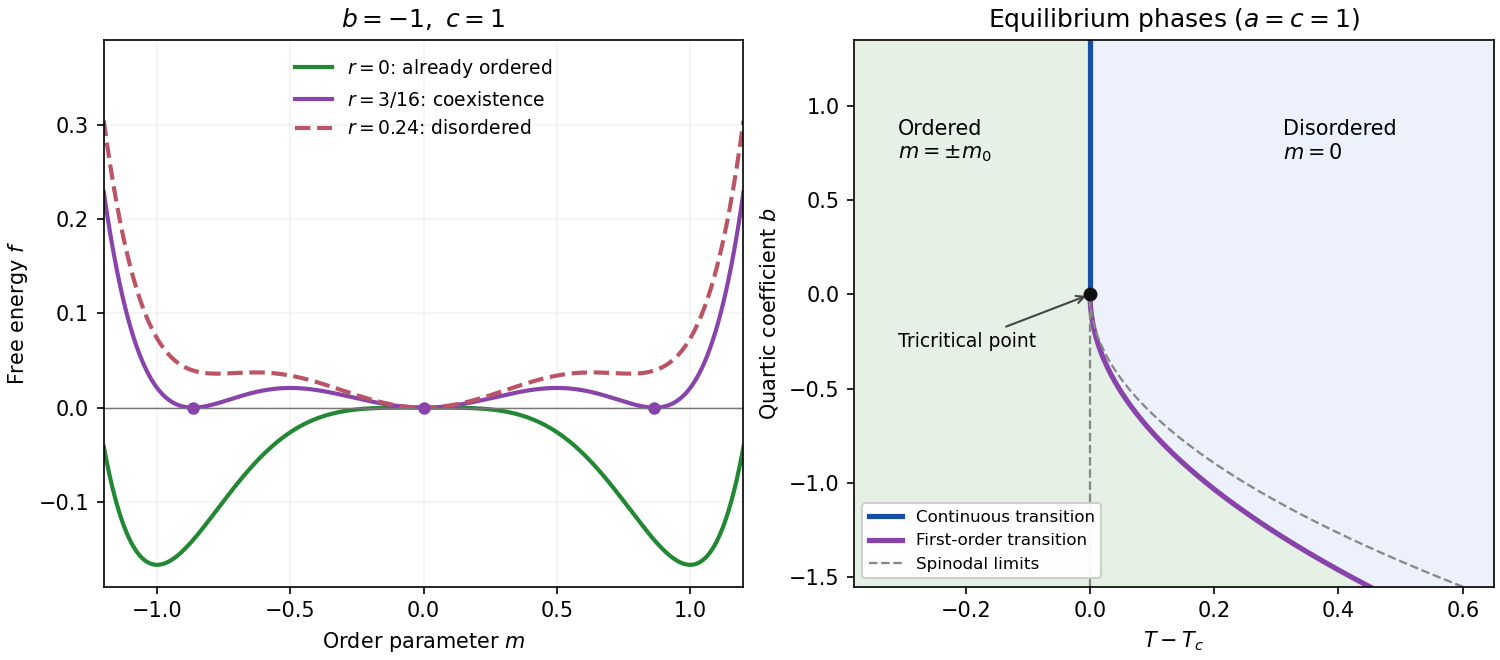

Source code (Python):
"""Original sextic Landau plots. Save the PNG in the working directory."""
from pathlib import Path
import matplotlib
matplotlib.use("Agg")
import matplotlib.pyplot as plt
import numpy as np


def main():
    fig, (ax, phase) = plt.subplots(1, 2, figsize=(10, 4.4), layout="constrained")
    fig.patch.set_facecolor("white")
    m = np.linspace(-1.2, 1.2, 1001)
    for r, color, style, label in [
        (0, "#228833", "-", r"$r=0$: already ordered"),
        (3/16, "#8844aa", "-", r"$r=3/16$: coexistence"),
        (0.24, "#bb5566", "--", r"$r=0.24$: disordered"),
    ]:
        ax.plot(m, r*m*m - m**4/2 + m**6/3, color=color, ls=style, lw=2, label=label)
    ax.axhline(0, lw=0.7, color="#777777")
    ax.scatter([-np.sqrt(3)/2, 0, np.sqrt(3)/2], [0, 0, 0], color="#8844aa", s=25, zorder=4)
    ax.set(xlabel=r"Order parameter $m$", ylabel=r"Free energy $f$",
           title=r"$b=-1,\ c=1$", xlim=(-1.2, 1.2), ylim=(-0.19, 0.39))
    ax.legend(loc="upper center", fontsize=9, frameon=False)
    ax.grid(alpha=0.15)

    b = np.linspace(-1.55, 1.35, 800)
    boundary = np.where(b < 0, 3*b*b/16, 0)
    phase.fill_betweenx(b, -0.38, boundary, color="#e5f1e5")
    phase.fill_betweenx(b, boundary, 0.65, color="#edf1fb")
    neg = b[b <= 0]
    phase.plot(np.zeros(250), np.linspace(0, 1.35, 250), color="#174ea6", lw=2.5,
               label="Continuous transition")
    phase.plot(3*neg*neg/16, neg, color="#8844aa", lw=2.5,
               label="First-order transition")
    phase.plot(np.zeros_like(neg), neg, "--", color="#888888", lw=1.1)
    phase.plot(neg*neg/4, neg, "--", color="#888888", lw=1.1, label="Spinodal limits")
    phase.scatter([0], [0], color="#111111", s=32, zorder=5)
    phase.annotate("Tricritical point", xy=(0, 0), xytext=(-0.31, -0.28),
                   fontsize=9, arrowprops={"arrowstyle": "->", "color": "#444444"})
    phase.text(-0.31, 0.72, "Ordered\n" + r"$m=\pm m_0$", fontsize=10)
    phase.text(0.31, 0.72, "Disordered\n" + r"$m=0$", fontsize=10)
    phase.set(xlim=(-0.38, 0.65), ylim=(-1.55, 1.35), xlabel=r"$T-T_c$",
              ylabel=r"Quartic coefficient $b$", title=r"Equilibrium phases ($a=c=1$)")
    phase.legend(loc="lower left", fontsize=8, frameon=True, facecolor="white", framealpha=0.94)
    fig.savefig(Path.cwd() / "2019-q4-landau-phase-diagram.png", dpi=150, facecolor="white")
    plt.close(fig)


if __name__ == "__main__":
    main()
